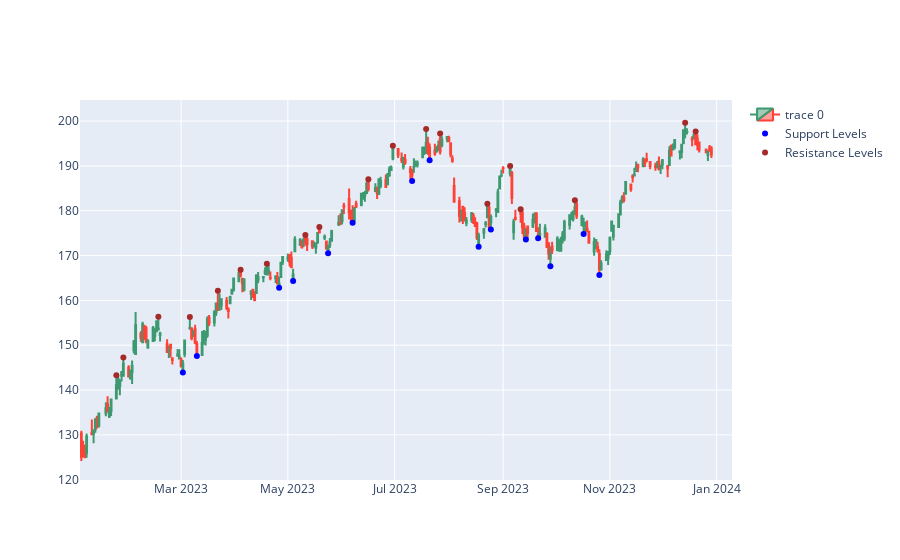

The notebook cell saved with this chart:
### Code cell
fig = go.Figure(data=[go.Candlestick(x=historical_data['Date'],
                open=historical_data['Open'],
                high=historical_data['High'],
                low=historical_data['Low'],
                close=historical_data['Close'])])

# plot supports
fig.add_trace(go.Scatter(x=historical_data["Date"][supports[:,0]], y=supports[:,1], mode='markers', marker_color='blue', name="Support Levels"))
fig.add_trace(go.Scatter(x=historical_data["Date"][resistances[:,0]], y=resistances[:,1], mode='markers', marker_color='brown', name="Resistance Levels"))
fig.update_layout(xaxis_rangeslider_visible=False)
fig.show()

### Figure 1 — Plotly figure (JSON) as saved in the notebook; plotly's stock layout.template omitted (floating-point values rounded to 4 significant figures; data arrays with more than 128 entries replaced by an {"elided": "..."} marker saying what was removed)
{"data": [{"close": {"elided": "250 float values"}, "high": {"elided": "250 float values"}, "low": {"elided": "250 float values"}, "open": {"elided": "250 float values"}, "type": "candlestick", "x": {"elided": "250 str values"}}, {"marker": {"color": "blue"}, "mode": "markers", "name": "Support Levels", "type": "scatter", "x": ["2023-03-02", "2023-03-10", "2023-04-26", "2023-05-04", "2023-05-24", "2023-06-07", "2023-07-11", "2023-07-21", "2023-08-18", "2023-08-25", "2023-09-14", "2023-09-21", "2023-09-28", "2023-10-17", "2023-10-26"], "y": [143.9, 147.6, 162.8, 164.3, 170.5, 177.3, 186.6, 191.2, 172.0, 175.8, 173.6, 173.9, 167.6, 174.8, 165.7]}, {"marker": {"color": "brown"}, "mode": "markers", "name": "Resistance Levels", "type": "scatter", "x": ["2023-01-23", "2023-01-27", "2023-02-16", "2023-03-06", "2023-03-22", "2023-04-04", "2023-04-19", "2023-05-11", "2023-05-19", "2023-06-16", "2023-06-30", "2023-07-19", "2023-07-27", "2023-08-23", "2023-09-05", "2023-09-11", "2023-10-12", "2023-12-14", "2023-12-20"], "y": [143.3, 147.2, 156.3, 156.3, 162.1, 166.8, 168.2, 174.6, 176.4, 187.0, 194.5, 198.2, 197.2, 181.6, 190.0, 180.3, 182.3, 199.6, 197.7]}], "layout": {"xaxis": {"rangeslider": {"visible": false}}}}
